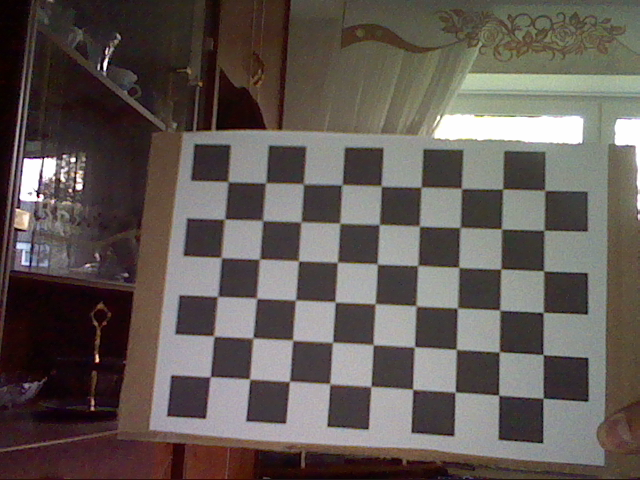
#> input picture STEREOMATCHING/images_left/image1.png, 640 x 480 px
$ python 2_calibration.py   (older library calls are emulated)
#> lines starting #> are read from the running program, lines starting #| are printed output that depends on the picture
import numpy as np
import cv2
import glob

folders = ['images_left','images_right']
for folder in folders:
	#load data
	imgpoints = np.load('./'+str(folder)+'/imgpoints.npy')
#> (reads STEREOMATCHING/images_left/imgpoints.npy from the repository)
	filenames = np.load('./'+str(folder)+'/filenames.npy')
#> (reads STEREOMATCHING/images_left/filenames.npy from the repository)

	n_corners = (9,6)
	objp = np.zeros((n_corners[0]*n_corners[1],3), np.float32)
	objp[:,:2] = np.mgrid[0:n_corners[0],0:n_corners[1]].T.reshape(-1,2)
	objpoints = [objp]*len(filenames)

	#example image
	images = glob.glob('./'+str(folder)+'/*.png')
	distorted = cv2.imread(images[0])
#> distorted is the input picture: shape (480, 640, 3); mean B, G, R 84.5, 88.9, 97.2
	h,  w = distorted.shape[:2]
#> h = 480; w = 640

	#calibrate
	#ret = average mean square error in pixel
	#mtx = camera matrix
	#dist = distorsion
	#rvecs/tvecs = rotation/translation vectors
	ret, mtx, dist, rvecs, tvecs = cv2.calibrateCamera(objpoints, imgpoints, (w,h),(w,h),None)
#> ret = 0.588

	#adjust camera matrix
	#newcameramtx = adjusted camera matrix for cropped image
	#roi = bounds for croping image
	newcameramtx, roi=cv2.getOptimalNewCameraMatrix(mtx,dist,(w,h),1,(w,h))
#> roi = (124, 88, 504, 362)

	#undistort
	#undistorted = cv2.undistort(distorted, mtx, dist, None, newcameramtx)

	#alternative undistort
	mapx,mapy = cv2.initUndistortRectifyMap(mtx,dist,None,newcameramtx,(w,h),cv2.CV_32FC1)
	np.save('./'+str(folder)+'/mapx',mapx)
	np.save('./'+str(folder)+'/mapy',mapy)
	undistorted = cv2.remap(distorted,mapx,mapy,cv2.INTER_CUBIC)
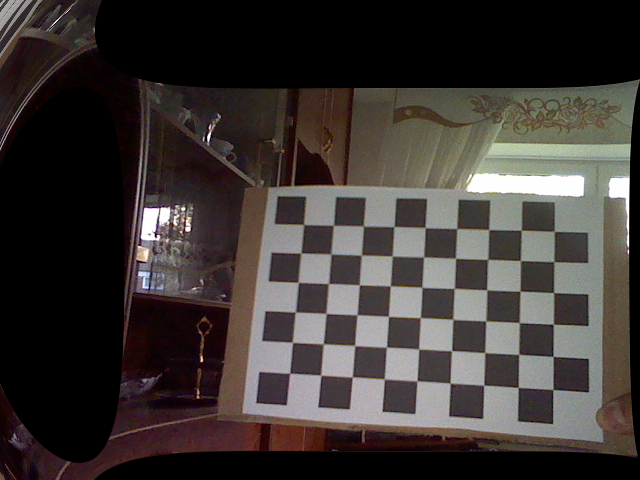
#> undistorted: shape (480, 640, 3); mean B, G, R 52.7, 55.3, 61.1

	# crop the image
	#x,y,w,h = roi
	#undistorted = undistorted[y:y+h, x:x+w]

	scaler = 1
	shape = np.array(distorted.shape)
#> shape = [480, 640, 3]
	dim = (np.array([shape[1],shape[0]])*scaler).astype(int)
#> dim = [640, 480]
	distorted = cv2.resize(distorted,dim)
	cv2.imshow( 'original image', distorted) #display image
	cv2.moveWindow('original image', 50, 50) #window position
	undistorted = cv2.resize(undistorted,dim)
	cv2.imshow( 'undistorted image', undistorted) #display image
	cv2.moveWindow('undistorted image', 550, 50) #window position
	#cv2.cvtColor(distorted,cv2.COLOR_BGR2RGB)
	#cv2.cvtColor(undistorted,cv2.COLOR_BGR2RGB)

	key = cv2.waitKey(0)
#> (key Esc is pressed here)
#> (the run stopped early here; a loop or call above may not have finished)
